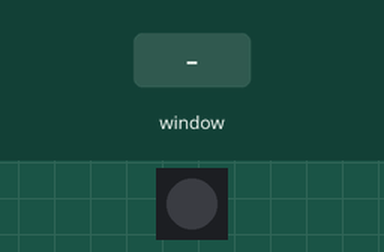
This program was run on a simulated Raspberry Pi (BCM pin numbers). Shown: 1 RGB LEDs in strip order, left to right. Inputs (shaded band) come from the test bench. Dim RGB values are drawn brighter than linear; the desktop window is not drawn, its controls go by their first labels and the mouse button is held 0.15 s.

Above: at 1.2 s.
1.3 s: slider 1 in the window set to 128
At 1.7 s:
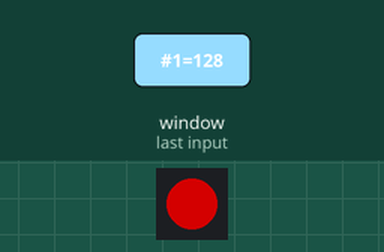
2.8 s: slider 2 in the window set to 128
At 4.0 s:
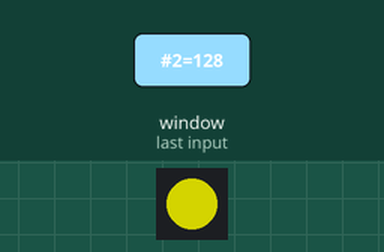
4.3 s: slider 1 in the window set to 0
At 5.1 s:
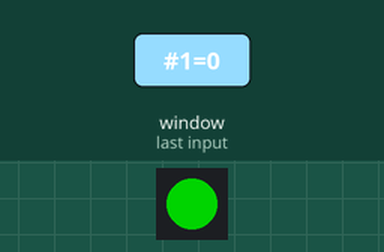
5.8 s: slider 3 in the window set to 128
At 6.3 s:
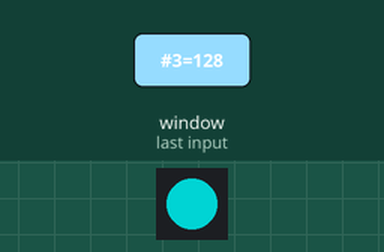
7.3 s: slider 1 in the window set to 255
At 8.5 s:
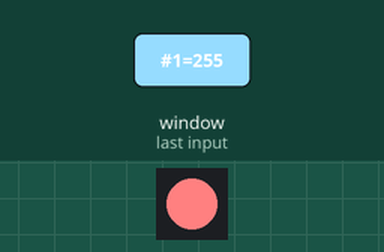
8.8 s: slider 2 in the window set to 0
At 9.8 s:
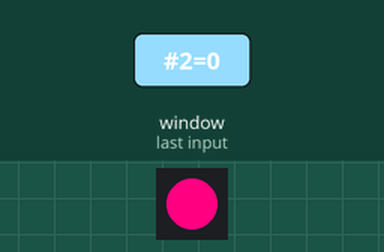
Timing chart, 0 to 11.3 s (numbered marks = the images above; inputs shaded):
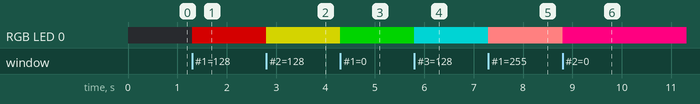

The program:

Recipe_11_11.py
```python
from gpiozero import RGBLED
from guizero import App, Slider
from colorzero import Color

rgb_led = RGBLED(18,23,24)

red = 0
green = 0
blue = 0

def red_changed(value):
    global red
    red = int(value)
    rgb_led.color = Color(red, green, blue)

def green_changed(value):
    global green
    green = int(value)
    rgb_led.color = Color(red, green, blue)

def blue_changed(value):
    global blue
    blue = int(value)
    rgb_led.color = Color(red, green, blue)

app = App(title = 'RGB LED', width = 500, height = 400)

Slider(app, command=red_changed, end=255, width='fill', height=50).text_size = 30
Slider(app, command=green_changed, end=255, width='fill', height=50).text_size = 30
Slider(app, command=blue_changed, end=255, width='fill', height=50).text_size = 30

app.display()
```

Measured:
- after the input at 1.3 s, RGB LED 0: off → RGB(128, 0, 0) at once
- after the input at 2.8 s, RGB LED 0: RGB(128, 0, 0) → RGB(128, 128, 0) at once
- after the input at 4.3 s, RGB LED 0: RGB(128, 128, 0) → RGB(0, 128, 0) at once
- after the input at 5.8 s, RGB LED 0: RGB(0, 128, 0) → RGB(0, 128, 128) at once
- after the input at 7.3 s, RGB LED 0: RGB(0, 128, 128) → RGB(255, 128, 128) at once
- after the input at 8.8 s, RGB LED 0: RGB(255, 128, 128) → RGB(255, 0, 128) at once
